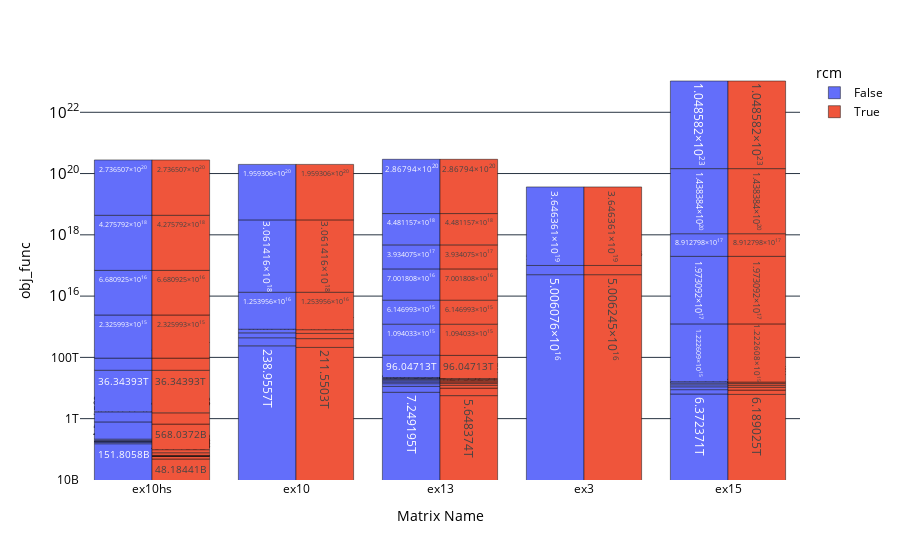

Here is the notebook cell this chart was saved with:
### Code cell
fig = px.bar(rcm_df, x="matrix_name", y="obj_func", color="rcm", barmode='group', text_auto=True, log_y=True,
                 labels={
                     "rank": "Rank (r)",
                     "matrix_name": "Matrix Name",
                     "max_mode_size": "Maximum Mode Size (I)",
                 })
fig.update_layout(
    # title={
    #     'text': "Influence of tile size choice and RCM on TT-MALS runtime",
    #     'x':0.5,
    #     'xanchor': 'center',
    #     'yanchor': 'top'
    # },
    plot_bgcolor='white',   # Plot area background color
    paper_bgcolor='white',  # Entire figure background color
    font=dict(color='black'), # Font color
    # yaxis_title=r'$\log(I^6 + rI^3 + r^2I^2)$'
)
fig.show()

# fig.write_image("plots/rcm_max_mode_size_vs_max_rank.pdf")

### Figure 1 — Plotly figure (JSON) as saved in the notebook; plotly's stock layout.template omitted (floating-point values rounded to 4 significant figures)
{"data": [{"alignmentgroup": "True", "hovertemplate": "rcm=False<br>Matrix Name=%{x}<br>obj_func=%{y}<extra></extra>", "legendgroup": "False", "marker": {"color": "#636efa", "pattern": {"shape": ""}}, "name": "False", "offsetgroup": "False", "orientation": "v", "showlegend": true, "textposition": "auto", "texttemplate": "%{y}", "x": ["ex10hs", "ex10", "ex13", "ex3", "ex13", "ex15", "ex13", "ex10hs", "ex10", "ex13", "ex10hs", "ex15", "ex13", "ex15", "ex10", "ex13", "ex10hs", "ex10hs", "ex15", "ex13", "ex10hs", "ex10hs", "ex10hs", "ex10hs", "ex15", "ex10hs", "ex10hs", "ex13", "ex15", "ex10hs", "ex10hs", "ex13", "ex10", "ex13", "ex15", "ex10hs", "ex13", "ex10", "ex3", "ex10hs", "ex13", "ex15", "ex13", "ex15", "ex10", "ex10hs", "ex13", "ex3", "ex15", "ex10", "ex10hs", "ex13", "ex15"], "xaxis": "x", "y": [151800000000.0, 239000000000000.0, 7249000000000.0, 5.006e+16, 4088000000000.0, 6372000000000.0, 2488000000000.0, 21810000000.0, 198700000000000.0, 1848000000000.0, 3958000000.0, 2472000000000.0, 1657000000000.0, 2138000000000.0, 196300000000000.0, 1549000000000.0, 667700000.0, 636200000.0, 1742000000000.0, 1510000000000.0, 733900000.0, 869200000.0, 14100000000.0, 20000000000.0, 1679000000000.0, 568100000000.0, 886000000000.0, 1501000000000.0, 1678000000000.0, 36340000000000.0, 56690000000000.0, 96050000000000.0, 195900000000000.0, 1094000000000000.0, 1223000000000000.0, 2326000000000000.0, 6147000000000000.0, 1.254e+16, 5.002e+16, 6.681e+16, 7.002e+16, 1.973e+17, 3.934e+17, 8.913e+17, 3.061e+18, 4.276e+18, 4.481e+18, 3.646e+19, 1.438e+20, 1.959e+20, 2.737e+20, 2.868e+20, 1.049e+23], "yaxis": "y", "type": "bar"}, {"alignmentgroup": "True", "hovertemplate": "rcm=True<br>Matrix Name=%{x}<br>obj_func=%{y}<extra></extra>", "legendgroup": "True", "marker": {"color": "#EF553B", "pattern": {"shape": ""}}, "name": "True", "offsetgroup": "True", "orientation": "v", "showlegend": true, "textposition": "auto", "texttemplate": "%{y}", "x": ["ex10", "ex10hs", "ex13", "ex3", "ex13", "ex15", "ex13", "ex10hs", "ex10", "ex13", "ex15", "ex10hs", "ex13", "ex15", "ex10", "ex13", "ex10hs", "ex10hs", "ex15", "ex13", "ex10hs", "ex10hs", "ex10hs", "ex10hs", "ex15", "ex10hs", "ex10hs", "ex13", "ex15", "ex10hs", "ex10hs", "ex13", "ex10", "ex13", "ex15", "ex10hs", "ex13", "ex10", "ex3", "ex10hs", "ex13", "ex15", "ex13", "ex15", "ex10", "ex10hs", "ex13", "ex3", "ex15", "ex10", "ex10hs", "ex13", "ex15"], "xaxis": "x", "y": [211600000000000.0, 48180000000.0, 5648000000000.0, 5.006e+16, 4275000000000.0, 6189000000000.0, 2362000000000.0, 9972000000.0, 198300000000000.0, 1801000000000.0, 2364000000000.0, 2613000000.0, 1640000000000.0, 2021000000000.0, 196300000000000.0, 1549000000000.0, 533400000.0, 449100000.0, 1713000000000.0, 1510000000000.0, 615000000.0, 776300000.0, 14040000000.0, 19960000000.0, 1679000000000.0, 568000000000.0, 886000000000.0, 1501000000000.0, 1678000000000.0, 36340000000000.0, 56690000000000.0, 96050000000000.0, 195900000000000.0, 1094000000000000.0, 1223000000000000.0, 2326000000000000.0, 6147000000000000.0, 1.254e+16, 5.002e+16, 6.681e+16, 7.002e+16, 1.973e+17, 3.934e+17, 8.913e+17, 3.061e+18, 4.276e+18, 4.481e+18, 3.646e+19, 1.438e+20, 1.959e+20, 2.737e+20, 2.868e+20, 1.049e+23], "yaxis": "y", "type": "bar"}], "layout": {"xaxis": {"anchor": "y", "domain": [0.0, 1.0], "title": {"text": "Matrix Name"}}, "yaxis": {"anchor": "x", "domain": [0.0, 1.0], "title": {"text": "obj_func"}, "type": "log"}, "legend": {"title": {"text": "rcm"}, "tracegroupgap": 0}, "margin": {"t": 60}, "barmode": "group", "font": {"color": "black"}, "plot_bgcolor": "white", "paper_bgcolor": "white"}}
